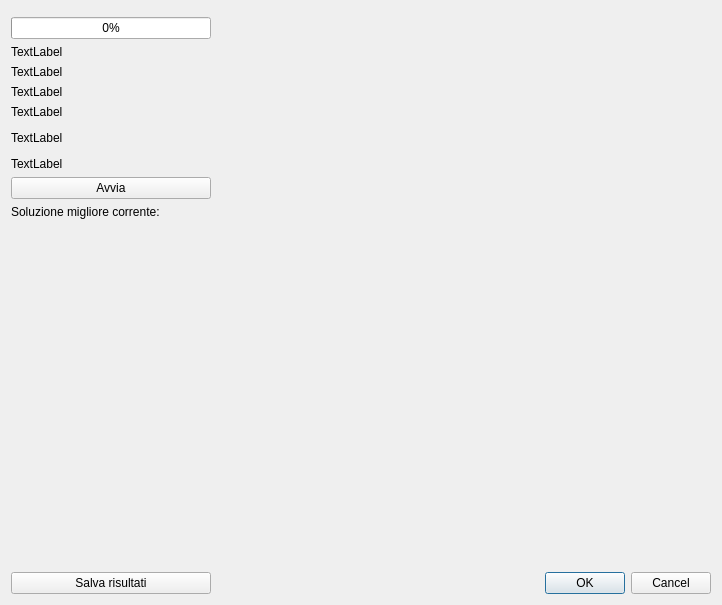
<?xml version="1.0" encoding="UTF-8"?>
<ui version="4.0">
 <class>SolverDialog</class>
 <widget class="QDialog" name="SolverDialog">
  <property name="geometry">
   <rect>
    <x>0</x>
    <y>0</y>
    <width>722</width>
    <height>605</height>
   </rect>
  </property>
  <property name="windowTitle">
   <string>Dialog</string>
  </property>
  <layout class="QGridLayout" name="gridLayout">
   <item row="12" column="0">
    <widget class="QLabel" name="label">
     <property name="text">
      <string/>
     </property>
    </widget>
   </item>
   <item row="1" column="0">
    <widget class="QProgressBar" name="progressBar">
     <property name="sizePolicy">
      <sizepolicy hsizetype="Preferred" vsizetype="Fixed">
       <horstretch>0</horstretch>
       <verstretch>0</verstretch>
      </sizepolicy>
     </property>
     <property name="minimumSize">
      <size>
       <width>200</width>
       <height>21</height>
      </size>
     </property>
     <property name="value">
      <number>0</number>
     </property>
    </widget>
   </item>
   <item row="14" column="0">
    <widget class="QPushButton" name="pushButton_SaveResults">
     <property name="text">
      <string>Salva risultati</string>
     </property>
    </widget>
   </item>
   <item row="9" column="0">
    <widget class="QLabel" name="label_8">
     <property name="text">
      <string>TextLabel</string>
     </property>
    </widget>
   </item>
   <item row="5" column="0">
    <widget class="QLabel" name="label_6">
     <property name="text">
      <string>TextLabel</string>
     </property>
    </widget>
   </item>
   <item row="7" column="0">
    <widget class="QLabel" name="label_7">
     <property name="text">
      <string>TextLabel</string>
     </property>
    </widget>
   </item>
   <item row="11" column="0">
    <widget class="QLabel" name="label_2">
     <property name="text">
      <string>Soluzione migliore corrente:</string>
     </property>
    </widget>
   </item>
   <item row="13" column="0">
    <spacer name="verticalSpacer">
     <property name="orientation">
      <enum>Qt::Vertical</enum>
     </property>
     <property name="sizeHint" stdset="0">
      <size>
       <width>20</width>
       <height>40</height>
      </size>
     </property>
    </spacer>
   </item>
   <item row="3" column="0">
    <widget class="QLabel" name="label_4">
     <property name="text">
      <string>TextLabel</string>
     </property>
    </widget>
   </item>
   <item row="4" column="0">
    <widget class="QLabel" name="label_5">
     <property name="text">
      <string>TextLabel</string>
     </property>
    </widget>
   </item>
   <item row="2" column="0">
    <widget class="QLabel" name="label_3">
     <property name="text">
      <string>TextLabel</string>
     </property>
    </widget>
   </item>
   <item row="14" column="1">
    <widget class="QDialogButtonBox" name="buttonBox">
     <property name="orientation">
      <enum>Qt::Horizontal</enum>
     </property>
     <property name="standardButtons">
      <set>QDialogButtonBox::Cancel|QDialogButtonBox::Ok</set>
     </property>
    </widget>
   </item>
   <item row="0" column="1" rowspan="14">
    <widget class="QCustomPlot" name="widget" native="true"/>
   </item>
   <item row="10" column="0">
    <widget class="QPushButton" name="pushButton_Start">
     <property name="text">
      <string>Avvia</string>
     </property>
    </widget>
   </item>
  </layout>
 </widget>
 <customwidgets>
  <customwidget>
   <class>QCustomPlot</class>
   <extends>QWidget</extends>
   <header>qcustomplot.h</header>
   <container>1</container>
  </customwidget>
 </customwidgets>
 <resources/>
 <connections>
  <connection>
   <sender>buttonBox</sender>
   <signal>accepted()</signal>
   <receiver>SolverDialog</receiver>
   <slot>accept()</slot>
   <hints>
    <hint type="sourcelabel">
     <x>248</x>
     <y>254</y>
    </hint>
    <hint type="destinationlabel">
     <x>157</x>
     <y>274</y>
    </hint>
   </hints>
  </connection>
  <connection>
   <sender>buttonBox</sender>
   <signal>rejected()</signal>
   <receiver>SolverDialog</receiver>
   <slot>reject()</slot>
   <hints>
    <hint type="sourcelabel">
     <x>316</x>
     <y>260</y>
    </hint>
    <hint type="destinationlabel">
     <x>286</x>
     <y>274</y>
    </hint>
   </hints>
  </connection>
 </connections>
</ui>
